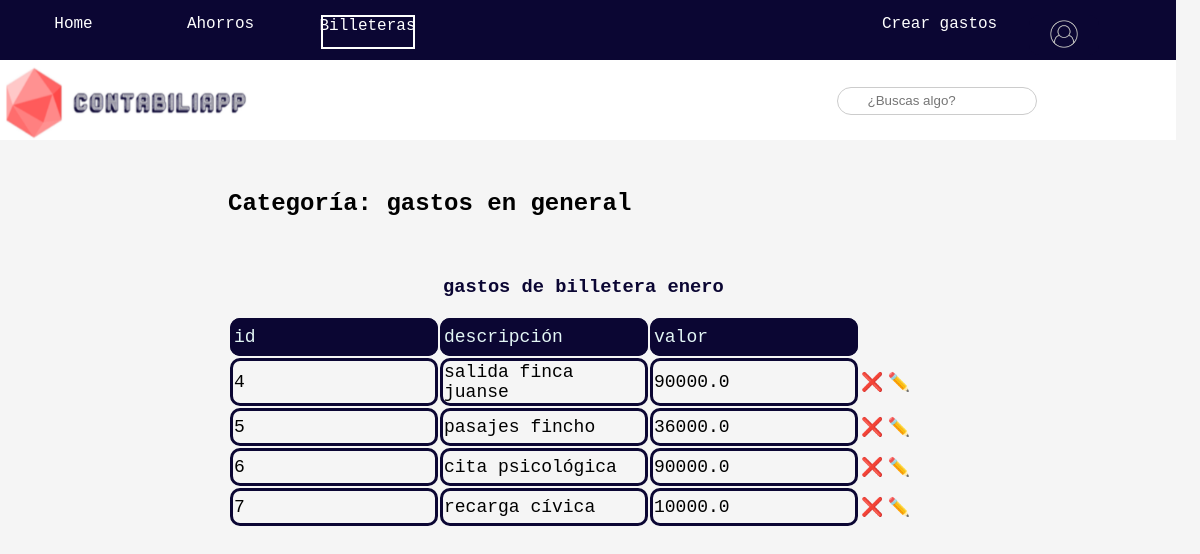
The page /billetera/5/gastos/8 (signed in) on the database its author committed.
### billetera/models.py (models this page shows, shortened)
class Categoria(models.Model):
    billetera_id = models.ForeignKey(Billetera, on_delete = models.CASCADE)
    nombre_categoria = models.CharField(max_length=40)
    tipo_categoria = models.CharField(max_length=30)
    usuario_id = models.ForeignKey(User,on_delete=models.CASCADE,default=usuario.pk)

class Billetera(models.Model):
    nombre_billetera = models.CharField(max_length = 40)
    fecha_creacion = models.DateTimeField("date published")
    total_dinero = models.FloatField(default = 0)
    ahorro_id = models.ForeignKey(Ahorro, on_delete=models.CASCADE)
    usuario_id = models.ForeignKey(User, on_delete=models.CASCADE,default=usuario.pk)

class Gasto(models.Model):
    billetera_id = models.ForeignKey(Billetera, on_delete = models.CASCADE)
    categoria_id = models.ForeignKey(Categoria, on_delete=models.CASCADE)
    descripcion = models.CharField(max_length = 100)
    valor = models.FloatField(default = 0)
    usuario_id = models.ForeignKey(User,on_delete=models.CASCADE,default=usuario.pk)

### billetera/views.py (the view)
# urls.py: path("<int:ruta_billetera>/<str:categoria_type>/<int:categoria_id>",views.categoria_actual, name = "categoria_actual"),
@login_required(login_url='/home/login')
def categoria_actual(request,ruta_billetera,categoria_type,categoria_id):
    mi_billetera = Billetera.objects.get(pk = ruta_billetera)
    categoria = Categoria.objects.get(pk = categoria_id)
    tipo_categoria = categoria_type
    if categoria_type == 'ingresos':
        ingresos = Ingreso.objects.filter(categoria_id = categoria_id)
        ingresos = ingresos.filter(billetera_id=ruta_billetera)
        return render(request,"categoria_actual.html",
        {
            'billetera': mi_billetera,
            'categoria':categoria,
            'tipo_categoria':tipo_categoria,
            'ingresos_o_gastos':ingresos
            })
    elif categoria_type == 'gastos':
        gastos = Gasto.objects.filter(categoria_id = categoria_id)
        gastos = gastos.filter(billetera_id=ruta_billetera)
        return render(request,"categoria_actual.html",
        {
            'billetera': mi_billetera,
            'categoria':categoria,
            'tipo_categoria':tipo_categoria,
            'ingresos_o_gastos':gastos
            })

### billetera/templates/categoria_actual.html (shortened to what this page needs)
{% extends 'main/billetera_main.html' %}
{% load static %}
{% block link %}<link rel="stylesheet" href="{% static '/styles/main.css' %}">{% endblock link %}
{% block nav_items %}
    <li class="crear"><a href="/billetera/{{billetera.pk}}/{{tipo_categoria}}/{{categoria.pk}}/crear_ingreso_gasto">Crear {{categoria.tipo_categoria}}</a></li>
{% endblock nav_items %}
{% block content %}
<div class="contenido" >
    <h2>Categoría: {{categoria.nombre_categoria}}</h2>
    <div class="divisor">
    </div>
    <h3 class="subtitulo">{{categoria.tipo_categoria}} de {{billetera.nombre_billetera}}</h3>
    <table>
        <tr class="titulos_campos">
            <td>id</td>
            <td>descripción</td>
            <td>valor</td>
        </tr>
        {% for i in ingresos_o_gastos %}
        <tr>
            <td>{{i.pk}}</td>
            <td>{{i.descripcion}}</td>
            <td>{{i.valor}}</td>
            <td class="contenedor_eliminar_ingreso_gasto"><a class="eliminar_ingreso_gasto" href="/billetera/{{billetera.pk}}/{{categoria.tipo_categoria}}/{{categoria.pk}}/{{i.pk}}/eliminar_ingreso_gasto">❌</a></td>
            <td class="contenedor_modificar_ingreso_gasto"><a class="modificar_ingreso_gasto" href="/billetera/{{billetera.pk}}/{{categoria.tipo_categoria}}/{{categoria.pk}}/{{i.pk}}/modificar_ingreso_gasto">✏️</a></td>
        </tr>
        {% endfor %}
    </table>
</div>
{% endblock content %}

### billetera/templates/main/billetera_main.html (shortened to what this page needs)
{% load static %}
<!DOCTYPE html>
<html lang="en">
<head>
    <link rel="stylesheet" href="{% static 'styles/home_navbar_styles.css' %}">
    {% block link %} {% endblock %}
</head>
<body>
    <nav class="navbar">
        <ul class="nav_container">
            <li class="li1"><a href="/home">Home</a></li>
            <li class="li2"><a href="/ahorros">Ahorros</a></li>
            <li class="li3"><a class="link_pagina_actual"href="/billetera">Billeteras</a></li>
            {% block nav_items %}
            {% endblock %}
            <div class="dropdown">
                <button class="contenedor_user_image"><img class="user_image" src="{% static 'user_image.png' %}" alt="user_image"></button>
            </div>
        </ul>
    </nav>
    <nav id="second_navbar_container">
        <img class="logo_contabiliapp" src="{% static 'logo_contabiliapp.png' %}" alt="imagen contabiliapp">
        <input type="search" placeholder="¿Buscas algo?" id="Buscador" />
    </nav>
    {% block content %}
    {% endblock %}
</body>
</html>

### home/static/styles/home_navbar_styles.css (style rules this page uses)
:root { --color1:#0b0633; --color2: #e3f6f5; --color3: #ff4949; --color4:#ffffff; --color5:black; --color6: white; --color7: #A72AAB; }
.nav_container { background-color:var(--color1); color:var(--color5); display: grid; width:98vw; height:60px; grid-template-columns: 1fr 1fr 1fr 1fr 1fr 1fr 1fr 1fr; grid-template-rows: 25% 50% 25%; margin:0; padding: 0; }
.navbar li { list-style: none; }
.navbar a { text-decoration:none; color:var(--color6); font-size:large; }
.li1 { grid-column:1/2; grid-row: 2/3; justify-self: center; font-family: monospace; }
.li2 { grid-column:2/3; grid-row: 2/3; justify-self: center; font-family: monospace; }
.li3 { grid-column:3/4; grid-row: 2/3; justify-self: center; font-family: monospace; }
.dropdown { grid-row:2/3; grid-column:8/9; display: inline-block; position: relative; }
.user_image { width:30px; height:30px; }
#second_navbar_container { background-color:var(--color4); display: grid; width:98vw; height:80px; grid-template-columns: 1fr 1fr 1fr 1fr 1fr 1fr 1fr 1fr; grid-template-rows: 1fr 1fr 1fr; margin:0; padding: 0; }
.logo_contabiliapp { width:250px; height:80px; grid-column:1/4; grid-row:1/4; }
#Buscador { background: url(https://cdn0.iconfinder.com/data/icons/slim-square-icons-basics/100/basics-19-32.png) no-repeat 0px 5px; background-size: 23px; background-position: 0%; width: 200px; border: solid 1px #ccc; padding: 10px 10px 10px 30px; outline: none; grid-column:7/8; grid-row:2/3; }

### billetera/static/styles/main.css (style rules this page uses)
:root { --color1:#0b0633; --color2: #e3f6f5; --color3: #ff4949; --color4:#ffffff; --color5:black; --color6: white; --color7: #A72AAB; --color8:whitesmoke; }
body { background-color:var(--color8); width:95vw; padding:0; margin:0; }
.contenido { margin-top:50px; font-family:'Courier New', Courier, monospace; margin-left:20%; }
.divisor { height:20px; }
.subtitulo { margin-left:215px; color:var(--color1) }
td { width:200px; height:30px; border-color: var(--color1); border-radius: 10px; border-style: solid; }
table { font-size: large; }
.titulos_campos { color:var(--color2); background-color: var(--color1); }
.crear { grid-column:7/8; grid-row: 2/3; font-family:monospace; font-size:x-small; }
button { color:var(--color2); background-color:var(--color1); border-style:none; border-width: 1px; height: 40px; width: 70px; border-radius:10px; }
input { width:200px; height:28px; border-radius:100px; border-style: solid; border-color:var(--color1); }
.link_pagina_actual { display:flex; justify-content: center; height:30px; width:90px; border-style:solid; border-color:var(--color4); border-width: 2px; background-color:var(--color); }
.contenedor_eliminar_ingreso_gasto { border-style:none; width:20px; }
.contenedor_modificar_ingreso_gasto { border-style:none; }
.eliminar_ingreso_gasto { text-decoration:none; }
.modificar_ingreso_gasto { text-decoration:none; }
.dropdown { grid-row:2/3; grid-column:8/9; display: inline-block; position: relative; }
.user_image { width:30px; height:30px; }
.logo_contabiliapp { width:250px; height:80px; }

### rows shown on the page
Categoria: tipo_categoria "gastos", nombre_categoria "gastos en general"
Billetera: nombre_billetera "billetera enero"
Gasto: pk "4", descripcion "salida finca juanse", valor "90000.0"
Gasto: pk "5", descripcion "pasajes fincho", valor "36000.0"
Gasto: pk "6", descripcion "cita psicológica", valor "90000.0"
Gasto: pk "7", descripcion "recarga cívica", valor "10000.0"
